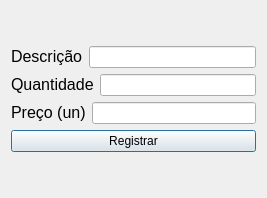
<?xml version="1.0" encoding="UTF-8"?>
<ui version="4.0">
 <class>adicionar_produto</class>
 <widget class="QDialog" name="adicionar_produto">
  <property name="geometry">
   <rect>
    <x>0</x>
    <y>0</y>
    <width>267</width>
    <height>198</height>
   </rect>
  </property>
  <property name="windowTitle">
   <string>Adicionar produto</string>
  </property>
  <layout class="QGridLayout" name="gridLayout">
   <item row="0" column="0">
    <layout class="QVBoxLayout" name="verticalLayout">
     <item>
      <layout class="QHBoxLayout" name="horizontalLayout_3">
       <item>
        <widget class="QLabel" name="label">
         <property name="text">
          <string>&lt;html&gt;&lt;head/&gt;&lt;body&gt;&lt;p&gt;&lt;span style=&quot; font-size:12pt;&quot;&gt;Descrição&lt;/span&gt;&lt;/p&gt;&lt;/body&gt;&lt;/html&gt;</string>
         </property>
        </widget>
       </item>
       <item>
        <widget class="QLineEdit" name="lineEditDescricao"/>
       </item>
      </layout>
     </item>
     <item>
      <layout class="QHBoxLayout" name="horizontalLayout_4">
       <item>
        <widget class="QLabel" name="label_2">
         <property name="text">
          <string>&lt;html&gt;&lt;head/&gt;&lt;body&gt;&lt;p&gt;&lt;span style=&quot; font-size:12pt;&quot;&gt;Quantidade&lt;/span&gt;&lt;/p&gt;&lt;/body&gt;&lt;/html&gt;</string>
         </property>
        </widget>
       </item>
       <item>
        <widget class="QLineEdit" name="lineEditQuantidade"/>
       </item>
      </layout>
     </item>
     <item>
      <layout class="QHBoxLayout" name="horizontalLayout_2">
       <item>
        <widget class="QLabel" name="label_3">
         <property name="text">
          <string>&lt;html&gt;&lt;head/&gt;&lt;body&gt;&lt;p&gt;&lt;span style=&quot; font-size:12pt;&quot;&gt;Preço (un)&lt;/span&gt;&lt;/p&gt;&lt;/body&gt;&lt;/html&gt;</string>
         </property>
        </widget>
       </item>
       <item>
        <widget class="QLineEdit" name="lineEditPreco"/>
       </item>
      </layout>
     </item>
     <item>
      <widget class="QPushButton" name="pushButtonRegistrar">
       <property name="text">
        <string>Registrar</string>
       </property>
      </widget>
     </item>
    </layout>
   </item>
  </layout>
 </widget>
 <resources/>
 <connections/>
</ui>
